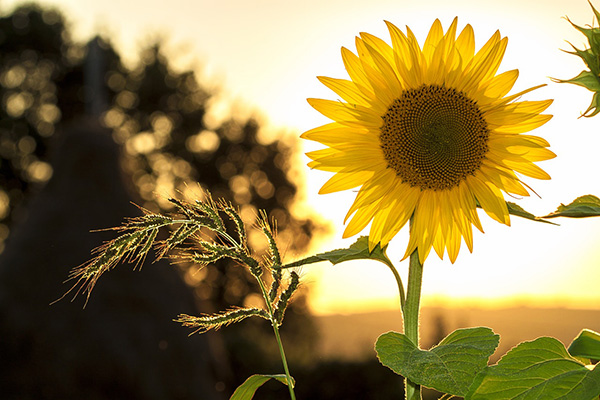
#> input picture sunflower.jpg, 600 x 400 px, found by its file name
$ python p1.py
#> lines starting #> are read from the running program, lines starting #| are printed output that depends on the picture
import cv2
import numpy as np
import matplotlib.pyplot as plt
img=cv2.imread(r'D:\cv\sunflower.jpg')
#> img is the input picture: shape (400, 600, 3); mean B, G, R 78.6, 128.9, 146.8
plt.imshow(img)
cv2.waitKey(0)
newimg=np.asarray(img)
X,Y,D=newimg.shape
#> X = 400; Y = 600; D = 3
div1=X//2
#> div1 = 200
div2=Y//2
#> div2 = 300
top_left=newimg[:div1,:div2]
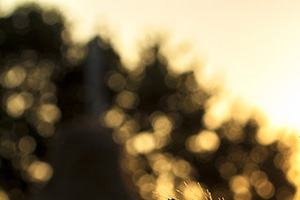
#> top_left: shape (200, 300, 3); mean B, G, R 87.3, 119.4, 134.2
top_right=newimg[:div1,div2:]
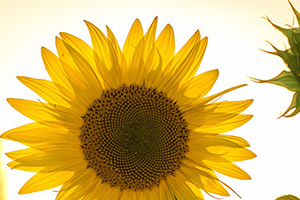
#> top_right: shape (200, 300, 3); mean B, G, R 107, 184.4, 213.2
bottom_left=newimg[div1:,:div2]
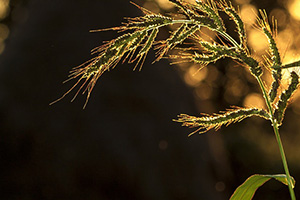
#> bottom_left: shape (200, 300, 3); mean B, G, R 21.8, 45, 58.2
bottom_right=newimg[div1:,div2:]
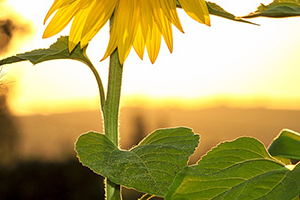
#> bottom_right: shape (200, 300, 3); mean B, G, R 98.5, 166.6, 181.5
div_img=[top_left,top_right,bottom_left,bottom_right]
fig, axs = plt.subplots(2, 2, figsize=(10, 10))
for idx, ax in enumerate(axs.flat): ax.imshow(div_img[idx])
ax.set_title(f'Quadrant {idx+1}: {div_img[idx].shape}')
ax.axis('on')
plt.show()
#> figure, not shown here; B, G, R data is drawn as R, G, B
cv2.imwrite('top_left.jpg',top_left)
cv2.imwrite('top_right.jpg',top_right)
cv2.imwrite('bottom_left.jpg',bottom_left)
cv2.imwrite('bottom_right.jpg',bottom_right)

$ run again, with download (1).jpg copied over sunflower.jpg
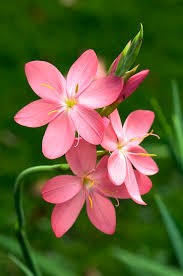
#> input picture download (1).jpg, 183 x 276 px, found by its file name
#> img is the input picture: shape (276, 183, 3); mean B, G, R 52.2, 94.1, 96
#> `bottom_left=newimg[div1:,:div2]`:
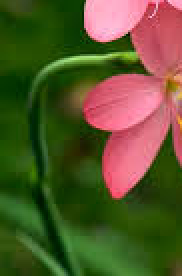
#> bottom_left: shape (138, 91, 3) (shown 2 times larger); mean B, G, R 43.6, 85.7, 87.7
#> `bottom_right=newimg[div1:,div2:]`:
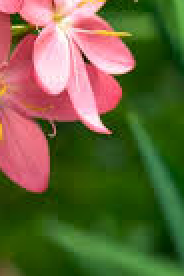
#> bottom_right: shape (138, 92, 3) (shown 2 times larger); mean B, G, R 59.8, 100.7, 103.5

$ run again, with images.jpg copied over sunflower.jpg
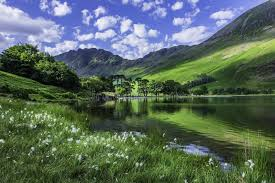
#> input picture images.jpg, 275 x 183 px, found by its file name
#> img is the input picture: shape (183, 275, 3); mean B, G, R 93, 105, 87.7
#> `bottom_left=newimg[div1:,:div2]`:
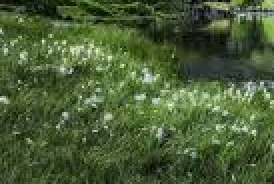
#> bottom_left: shape (92, 137, 3) (shown 2 times larger); mean B, G, R 54.3, 93.3, 73.6
#> `bottom_right=newimg[div1:,div2:]`:
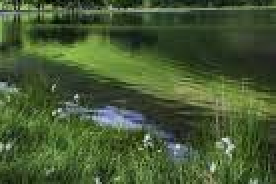
#> bottom_right: shape (92, 138, 3) (shown 2 times larger); mean B, G, R 51.1, 89.5, 70.1
